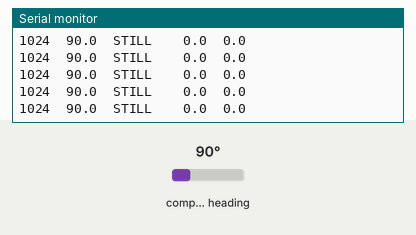
Recording of a sketch running on a simulated ESP32. On the bench: the last lines printed to the serial monitor. Wiring (inferred from the names in the program): AS5600 angle sensor at I2C address 0x36. The test bench sets the inputs (shaded band); at power-on: compass heading 90°.

Above: at 3.2 s.
3.3 s: compass heading set to 7°
At 3.35 s:
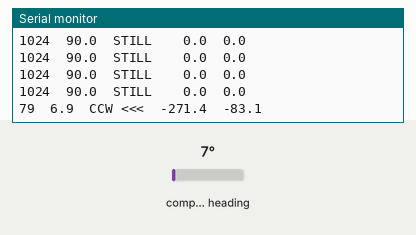
4.8 s: compass heading set to 90°
At 4.82 s:
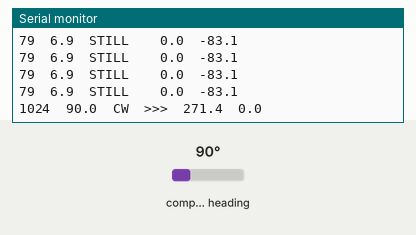

The sketch:

phase2_as5600_test.ino
```cpp
/*
 * Phase 2 — AS5600 Hall Effect Encoder Test
 *
 * Reads angle from AS5600 over I2C, shows:
 *   - Raw angle (0-4095)
 *   - Degrees (0-360)
 *   - Rotation direction (CW / CCW / STILL)
 *   - Magnet status (detected, too close, too far)
 *   - RPM estimate
 *
 * Wiring:
 *   SDA → GPIO 8,  SCL → GPIO 9
 *   VCC → 3.3V,    GND → GND
 *   DIR → GND (CW = increasing angle)
 *
 * AS5600 I2C address: 0x36
 *
 * Author: Yogeshwaran
 */

#include <Wire.h>

#define AS5600_SDA   8
#define AS5600_SCL   9
#define AS5600_ADDR  0x36

// ── AS5600 Registers ──
#define REG_RAW_ANGLE_H  0x0C  // Raw angle (12-bit, 2 bytes)
#define REG_RAW_ANGLE_L  0x0D
#define REG_ANGLE_H      0x0E  // Filtered angle
#define REG_ANGLE_L      0x0F
#define REG_STATUS       0x0B  // Magnet status
#define REG_AGC          0x1A  // Auto gain control
#define REG_MAGNITUDE_H  0x1B  // Magnet magnitude

// ── State ──
int16_t prevAngle = 0;
int32_t totalRotation = 0;  // Tracks cumulative rotation
unsigned long prevTime = 0;

// ── Read 2-byte register ──
uint16_t readAngle() {
  Wire.beginTransmission(AS5600_ADDR);
  Wire.write(REG_RAW_ANGLE_H);
  Wire.endTransmission(false);
  Wire.requestFrom(AS5600_ADDR, (uint8_t)2);

  uint8_t high = Wire.read();
  uint8_t low = Wire.read();

  return ((high & 0x0F) << 8) | low;  // 12-bit value: 0-4095
}

uint8_t readReg(uint8_t reg) {
  Wire.beginTransmission(AS5600_ADDR);
  Wire.write(reg);
  Wire.endTransmission(false);
  Wire.requestFrom(AS5600_ADDR, (uint8_t)1);
  return Wire.read();
}

// ── Check magnet status ──
void checkMagnet() {
  uint8_t status = readReg(REG_STATUS);
  uint8_t agc = readReg(REG_AGC);

  bool detected = (status & 0x20) != 0;  // MD bit
  bool tooWeak  = (status & 0x10) != 0;  // ML bit
  bool tooStrong = (status & 0x08) != 0; // MH bit

  Serial.printf("Magnet status: 0x%02X\n", status);
  Serial.printf("  Detected:   %s\n", detected ? "YES" : "NO ← need magnet!");
  Serial.printf("  Too weak:   %s\n", tooWeak ? "YES ← move magnet closer" : "NO");
  Serial.printf("  Too strong: %s\n", tooStrong ? "YES ← move magnet farther" : "NO");
  Serial.printf("  AGC value:  %d (ideal: 40-200)\n", agc);

  if (!detected) {
    Serial.println("\n*** Place a diametrically magnetized magnet ***");
    Serial.println("*** directly above the AS5600 chip (1-2mm) ***\n");
  }
}

// ── Calculate rotation delta (handles wraparound) ──
int16_t calcDelta(int16_t current, int16_t previous) {
  int16_t delta = current - previous;

  // Handle wraparound: if delta is huge, we wrapped past 0/4095
  if (delta > 2048) delta -= 4096;       // Wrapped CCW past 0
  if (delta < -2048) delta += 4096;      // Wrapped CW past 4095

  return delta;
}

void setup() {
  Serial.begin(115200);
  delay(2000);

  Serial.println("=== Phase 2: AS5600 Encoder Test ===\n");

  Wire.begin(AS5600_SDA, AS5600_SCL);
  Wire.setClock(400000);

  // Verify chip is there
  Wire.beginTransmission(AS5600_ADDR);
  uint8_t err = Wire.endTransmission();
  if (err != 0) {
    Serial.println("ERROR: AS5600 not found at 0x36!");
    Serial.println("Check SDA=GPIO8, SCL=GPIO9, power, GND");
    while (1) delay(1000);
  }
  Serial.println("AS5600 found at 0x36\n");

  // Check magnet
  checkMagnet();

  // Read initial angle
  prevAngle = readAngle();
  prevTime = millis();

  Serial.println("\nRotate the magnet/shaft to test!\n");
  Serial.println("Raw\tDeg\tDir\tRPM\tTotal_Deg");
  Serial.println("---\t---\t---\t---\t---------");
}

void loop() {
  uint16_t raw = readAngle();
  float degrees = (raw / 4096.0) * 360.0;

  // Calculate delta
  int16_t delta = calcDelta(raw, prevAngle);
  totalRotation += delta;

  // Direction
  const char* dir;
  if (delta > 5) dir = "CW  >>>";
  else if (delta < -5) dir = "CCW <<<";
  else dir = "STILL  ";

  // RPM estimate
  unsigned long now = millis();
  float dt = (now - prevTime) / 1000.0;  // seconds
  float rpm = 0;
  if (dt > 0) {
    float degsPerSec = (delta / 4096.0) * 360.0 / dt;
    rpm = degsPerSec / 6.0;  // 360 deg/s = 60 RPM
  }

  // Total rotation in degrees
  float totalDeg = (totalRotation / 4096.0) * 360.0;

  // Print
  Serial.printf("%d\t%.1f\t%s\t%.1f\t%.1f\n",
    raw, degrees, dir, rpm, totalDeg);

  prevAngle = raw;
  prevTime = now;

  delay(50);  // 20Hz update
}
```

Measured:
- after the input at 3.3 s, the serial monitor: prints a new line at once (image 1)
- after the input at 4.8 s, the serial monitor: prints a new line at once (image 2)
